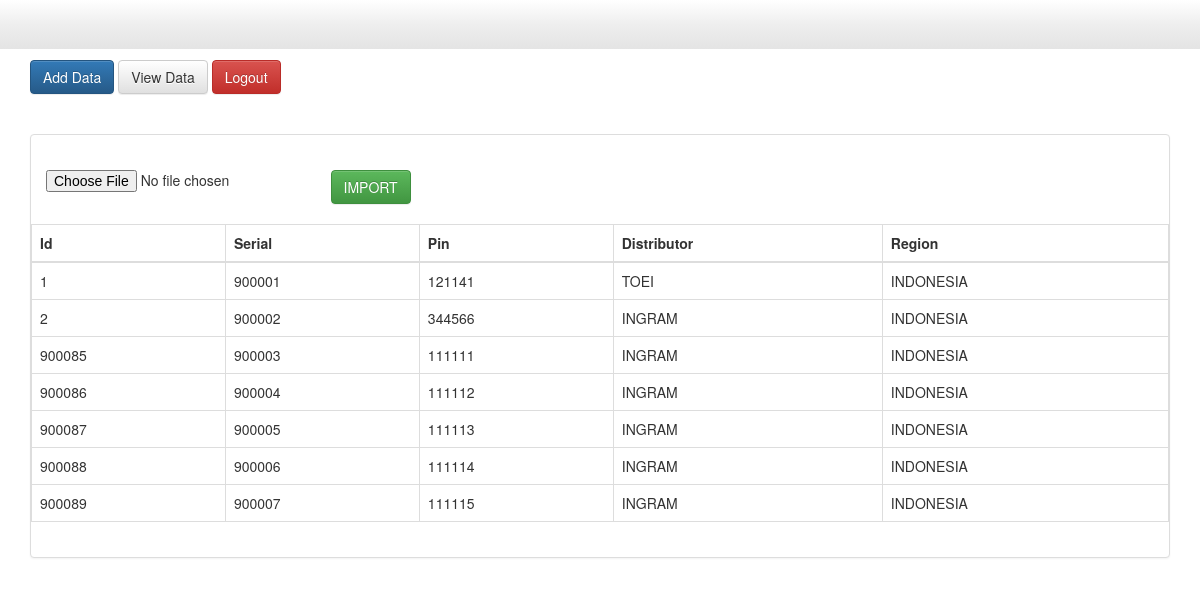
Page /admin/insert.php (signed in) on the committed database.
### tables this page shows
CREATE TABLE `product` (
  `product_id` bigint(20) NOT NULL,
  `product_name` bigint(20) NOT NULL,
  `announce` varchar(200) NOT NULL,
  `battery` varchar(200) NOT NULL,
  `build` varchar(2000) NOT NULL,
  `timestamp` varchar(100) NOT NULL,
  `counter` int(11) NOT NULL
);

### admin/insert.php (the view, shortened to what this page needs)
<?php
include '../DB_CONFIG/connect_db.php';
 ?>
<!DOCTYPE html>
<html lang="en">
<head>
    <link href="css/bootstrap.min.css" rel="stylesheet">
<link rel="stylesheet" href="https://maxcdn.bootstrapcdn.com/bootstrap/3.3.5/css/bootstrap.min.css">
<link rel="stylesheet" href="https://maxcdn.bootstrapcdn.com/bootstrap/3.3.5/css/bootstrap-theme.min.css">
</head>
<body>
 <div class="navbar navbar-fixed-top">
      <div class="navbar-inner">
        <div class="container">
          <a class="btn btn-navbar" data-toggle="collapse" data-target=".nav-collapse">
          </a>
        </div>
      </div>
    </div>
    <br>
    <br>
    <br>
    <div class="row">
	<div class="container">
        <a href="insert.php"><button class="btn btn-primary">Add Data</button></a>
        <a href="update1.php"><button class="btn btn-default">View Data</button></a>
        <a href="../logout.php"><button class="btn btn-danger btn-md">Logout</button></a>
    </div>
	</div>
    <br><br>
<div class="container">
<div class="panel panel-default">
<div class="panel-body">
<br>
<div class="row">
<form action="./import.php" method="post" enctype="multipart/form-data" id="import_form">
<div class="col-md-3">
<input type="file" name="file" />
</div>
<div class="col-md-5">
<input type="submit" class="btn btn-success" name="import_data" value="IMPORT">
</div>
</form>
</div>
<br>
<div class="row">
<table class="table table-bordered">
<thead>
<tr>
<th>Id</th>
<th>Serial</th>
<th>Pin</th>
<th>Distributor</th>
<th>Region</th>
</tr>
</thead>
<tbody>
<?php
$sql = "SELECT product_id, product_name, announce, battery, build FROM product ORDER BY product_id ";
$resultset = mysqli_query($db, $sql) or die("database error:". mysqli_error($db));
if(mysqli_num_rows($resultset)) {
while( $rows = mysqli_fetch_assoc($resultset) ) {
?>
<tr>
<td><?php echo $rows['product_id']; ?></td>
<td><?php echo $rows['product_name']; ?></td>
<td><?php echo $rows['announce']; ?></td>
<td><?php echo $rows['battery']; ?></td>
<td><?php echo $rows['build']; ?></td>
</tr>
<?php } } else { ?>
<tr><td colspan="5">No records to display.....</td></tr>
<?php } ?>
</tbody>
</table>
</div>
</div>
</div>
</div>
</body>
</html>

### rows in the picture
product: product_id "1", product_name "900001", announce "121141", battery "TOEI", build "INDONESIA"
product: product_id "2", product_name "900002", announce "344566", battery "INGRAM", build "INDONESIA"
product: product_id "900085", product_name "900003", announce "111111", battery "INGRAM", build "INDONESIA"
product: product_id "900086", product_name "900004", announce "111112", battery "INGRAM", build "INDONESIA"
product: product_id "900087", product_name "900005", announce "111113", battery "INGRAM", build "INDONESIA"
product: product_id "900088", product_name "900006", announce "111114", battery "INGRAM", build "INDONESIA"
product: product_id "900089", product_name "900007", announce "111115", battery "INGRAM", build "INDONESIA"
